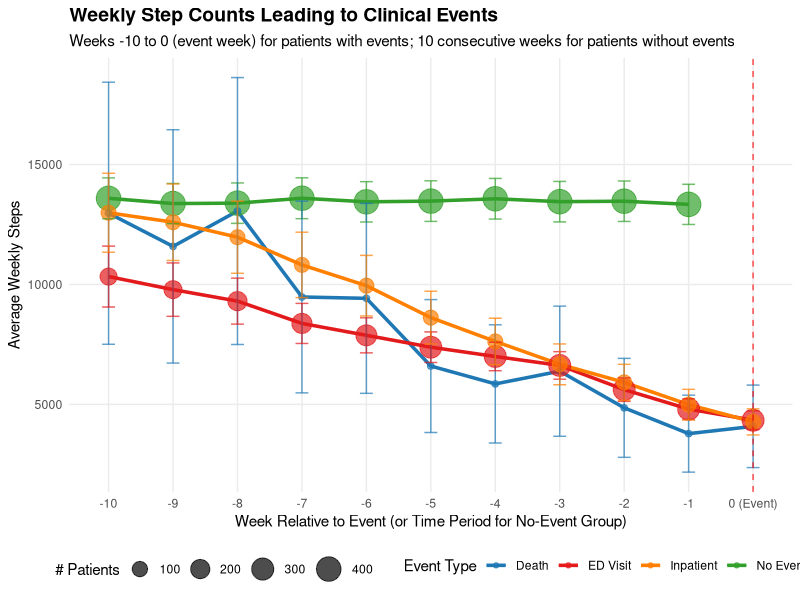
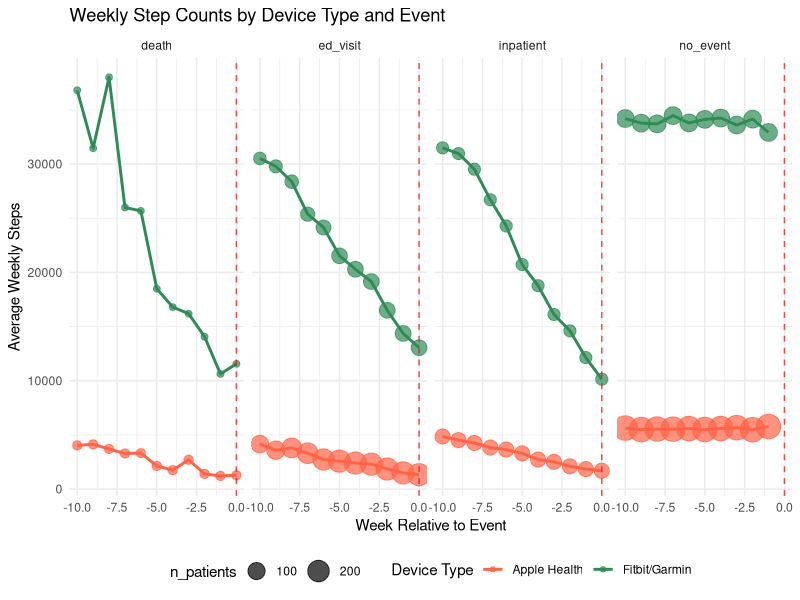

R code for these plots, in order:

library(dplyr)
library(lubridate)
library(tidyr)
library(ggplot2)
library(viridis)

'%!in%' <- function(x,y)!('%in%'(x,y))

set.seed(12)

# Parameters
n_patients <- 1000   # Number of synthetic patients

# Generate patient IDs
pat_id <- paste0("PAT_", sprintf("%04d", 1:n_patients))

# Generate patient-level characteristics
patient_chars <- tibble(
  pat_id = pat_id,
  date_first = sample(seq.Date(ymd("2022-01-01"), ymd("2024-06-01"), by = "day"), n_patients, replace = TRUE),
  obs_duration = sample(200:400, n_patients, replace = TRUE),
  date_last = date_first + obs_duration,
  obs_end = date_last + sample(0:30, n_patients, replace = TRUE),
  
  # Assign specific event probabilities
  has_ed_visit = sample(c(TRUE, FALSE), n_patients, replace = TRUE, prob = c(0.30, 0.70)),
  has_inpatient = sample(c(TRUE, FALSE), n_patients, replace = TRUE, prob = c(0.12, 0.90)),
  has_death = sample(c(TRUE, FALSE), n_patients, replace = TRUE, prob = c(0.02, 0.99)),
  
  # Determine primary event type (what we'll analyze as the "event")
  # Priority: death > inpatient > ed_visit > no_event
  event_type = case_when(
    has_death ~ "death",
    has_inpatient ~ "inpatient", 
    has_ed_visit ~ "ed_visit",
    TRUE ~ "no_event"
  ),
  has_event = event_type != "no_event",
  
  # Event timing - ensure proper ordering
  # ED visits: 30-100 days after start
  ed_visit_date = ifelse(has_ed_visit, 
                         as.numeric(date_first + sample(30:100, n_patients, replace = TRUE)),
                         NA),
  # Inpatient visits: 40-110 days after start (later than ED if both occur)
  inpatient_date = ifelse(has_inpatient,
                          as.numeric(date_first + sample(pmax(40, ifelse(has_ed_visit, 
                                                                         as.numeric(as.Date(ed_visit_date, origin = "1970-01-01") - date_first) + 5, 
                                                                         40)):110, n_patients, replace = TRUE)),
                          NA),
  # Deaths: can occur anytime 50-120 days after start
  # If patient has other events, death occurs 5+ days after the latest other event
  # If no other events, death can occur anytime in the 50-120 day range
  death_date = ifelse(has_death,
                      as.numeric(date_first + sample(
                        pmax(50, 
                             ifelse(has_inpatient, 
                                    as.numeric(as.Date(inpatient_date, origin = "1970-01-01") - date_first) + 5,
                                    ifelse(has_ed_visit,
                                           as.numeric(as.Date(ed_visit_date, origin = "1970-01-01") - date_first) + 5,
                                           50))):120, n_patients, replace = TRUE)),
                      NA),
  
  # Primary event date (for analysis - the first/most severe event)
  event_date = case_when(
    event_type == "death" ~ as.Date(death_date, origin = "1970-01-01"),
    event_type == "inpatient" ~ as.Date(inpatient_date, origin = "1970-01-01"),
    event_type == "ed_visit" ~ as.Date(ed_visit_date, origin = "1970-01-01"),
    TRUE ~ as.Date(NA)
  ),
  
  # Device assignment - create realistic mix of device ownership
  # 60% Apple only, 30% Fitbit/Garmin only, 10% have both
  device_profile = sample(c("apple_only", "fit_garmin_only", "both"), n_patients, 
                          replace = TRUE, prob = c(0.60, 0.30, 0.10)),
  has_apple = device_profile %in% c("apple_only", "both"),
  has_fit_garmin = device_profile %in% c("fit_garmin_only", "both"),
  
  # Primary device for step calculation (used when both devices present)
  primary_device = case_when(
    device_profile == "apple_only" ~ "apple",
    device_profile == "fit_garmin_only" ~ "fit_garmin", 
    device_profile == "both" ~ "fit_garmin"  # Prefer fit/garmin when both available
  )
)

# Expand to daily records
synthetic_daily <- patient_chars %>%
  rowwise() %>%
  mutate(
    dates = list(seq.Date(date_first, date_last, by = "day"))
  ) %>%
  unnest(cols = c(dates)) %>%
  ungroup() %>%
  rename(date = dates)

# Generate device-specific step data with realistic patterns
synthetic_daily <- synthetic_daily %>%
  mutate(
    # Base step count varies by individual patterns (device affects reporting, not actual activity)
    base_steps = rnorm(n(), 5000, 2000),
    
    # Add weekly patterns (lower on weekends)
    day_of_week_factor = case_when(
      weekdays(date) %in% c("Saturday", "Sunday") ~ 0.8,
      TRUE ~ 1.0
    ),
    
    # Add declining pattern for event patients
    days_to_event = ifelse(has_event, as.numeric(event_date - date), NA),
    event_decline_factor = case_when(
      !has_event ~ 1.0,
      days_to_event > 70 ~ 1.0,
      days_to_event <= 70 & days_to_event > 0 ~ 1.0 - (70 - days_to_event) * 0.01,
      days_to_event <= 0 ~ 0.3,
      TRUE ~ 1.0
    ),
    
    # Generate device-specific step columns based on device ownership
    ah_das_exercise_steps = ifelse(has_apple, 
                                   pmax(0, round(base_steps * day_of_week_factor * event_decline_factor + rnorm(n(), 0, 500))), 
                                   NA),
    fit_das_exercise_steps = ifelse(has_fit_garmin, 
                                    pmax(0, round(base_steps * day_of_week_factor * event_decline_factor + rnorm(n(), 0, 700))), 
                                    NA),
    # Some Fitbit users also have Garmin data (about 30% of fit_garmin users)
    gar_das_exercise_steps = ifelse(has_fit_garmin & runif(n()) < 0.3, 
                                    pmax(0, round(base_steps * day_of_week_factor * event_decline_factor + rnorm(n(), 0, 600))), 
                                    NA),
    
    # Generate event flags using the specific event dates
    ed = ifelse(has_ed_visit & date == as.Date(ed_visit_date, origin = "1970-01-01"), 1, 0),
    inpat_any = ifelse(has_inpatient & date == as.Date(inpatient_date, origin = "1970-01-01"), 1, 0),
    dod = ifelse(has_death & date == as.Date(death_date, origin = "1970-01-01"), as.character(date), NA),
    
    # Generate sleep and HR data
    ah_sleep_TOTAL_sec = ifelse(!is.na(ah_das_exercise_steps) & runif(n()) > 0.3, 
                                round(rnorm(n(), 22000, 4000)), NA),
    ah_wo_avgHR_bpm = ifelse(!is.na(ah_das_exercise_steps) & runif(n()) > 0.4, 
                             round(rnorm(n(), 90, 15)), NA),
    
    # Data day indicator
    data_day = ifelse(!is.na(ah_das_exercise_steps) | !is.na(fit_das_exercise_steps) | !is.na(gar_das_exercise_steps), 1, 0)
  ) %>%
  # Clean up negative values
  mutate(
    ah_das_exercise_steps = pmax(0, ah_das_exercise_steps, na.rm = TRUE),
    fit_das_exercise_steps = pmax(0, fit_das_exercise_steps, na.rm = TRUE),
    gar_das_exercise_steps = pmax(0, gar_das_exercise_steps, na.rm = TRUE),
    ah_sleep_TOTAL_sec = pmax(0, ah_sleep_TOTAL_sec, na.rm = TRUE),
    ah_wo_avgHR_bpm = pmax(40, pmin(200, ah_wo_avgHR_bpm), na.rm = TRUE)
  )

# Filter to only include data days
synthetic_daily <- synthetic_daily %>%
  filter(data_day == 1)

print("=== SYNTHETIC DATA SUMMARY ===")
print(paste("Total patients:", n_distinct(synthetic_daily$pat_id)))
print(paste("Total daily records:", nrow(synthetic_daily)))
print("Event distribution:")
print(table(synthetic_daily %>% distinct(pat_id, event_type) %>% pull(event_type)))
print("Device ownership distribution:")
print(table(synthetic_daily %>% distinct(pat_id, device_profile) %>% pull(device_profile)))
print("Device data availability:")
device_availability <- synthetic_daily %>% 
  distinct(pat_id, has_apple, has_fit_garmin) %>%
  summarise(
    apple_users = sum(has_apple),
    fitbit_garmin_users = sum(has_fit_garmin),
    both_devices = sum(has_apple & has_fit_garmin),
    .groups = "drop"
  )
print(device_availability)

# Verify event proportions
cat("\n=== EVENT PROPORTIONS VERIFICATION ===\n")
event_summary <- synthetic_daily %>% 
  distinct(pat_id, has_ed_visit, has_inpatient, has_death) %>%
  summarise(
    total_patients = n(),
    ed_visits = sum(has_ed_visit, na.rm = TRUE),
    inpatient_stays = sum(has_inpatient, na.rm = TRUE), 
    deaths = sum(has_death, na.rm = TRUE),
    ed_pct = round(100 * sum(has_ed_visit, na.rm = TRUE) / n(), 1),
    inpat_pct = round(100 * sum(has_inpatient, na.rm = TRUE) / n(), 1),
    death_pct = round(100 * sum(has_death, na.rm = TRUE) / n(), 1)
  )
print(event_summary)

# ============================================================================
# EVENT-BASED ANALYSIS (Mimicking your original plotting script)
# ============================================================================

# Device prioritization: Combine fit/garmin as priority over apple
cohort_steps_processed <- synthetic_daily %>%
  mutate(
    # Prioritize fit/garmin over apple: take max of fit/garmin, then prefer that over apple
    fit_garmin_steps = pmax(fit_das_exercise_steps, gar_das_exercise_steps, na.rm = TRUE),
    apple_steps = ah_das_exercise_steps,
    # Final step count: prefer fit/garmin if available, otherwise apple
    final_steps = coalesce(fit_garmin_steps, apple_steps),
    # Device used
    device_used = case_when(
      apple_steps > 0 ~ "apple",
      fit_garmin_steps > 0 ~ "fit_garmin",
      TRUE ~ NA_character_
    )
  ) %>%
  filter(!is.na(final_steps)) %>%
  # Remove the has_event variable to avoid conflicts with first_events
  select(-has_event, -event_type)

# Identify first event date for each patient
first_events <- cohort_steps_processed %>%
  group_by(pat_id) %>%
  dplyr::summarise(
    # Find first ED visit
    first_ed_date = if_else(max(ed, na.rm = T) > 0, min(date[ed == 1], na.rm = T), as.Date(NA)),
    # Find first inpatient visit
    first_inpat_date = if_else(max(inpat_any, na.rm = T) > 0, 
                               min(date[inpat_any == 1], na.rm = T), 
                               as.Date(NA)),
    # Find death date
    death_date = first(death_date),
    .groups = "drop"
  )  
first_events <- first_events %>%
  rowwise() %>%
  mutate(
    # Find the earliest event
    first_event_date = min(c(first_ed_date, first_inpat_date, death_date), na.rm = TRUE),
    event_type = case_when(
      is.infinite(first_event_date) ~ "no_event",
      first_event_date == first_ed_date ~ "ed_visit",
      first_event_date == first_inpat_date ~ "inpatient", 
      first_event_date == death_date ~ "death",
      TRUE ~ "unknown"
    ),
    has_event = !is.infinite(first_event_date)
  ) %>%
  ungroup()

# Ensure we have adequate control group representation
set.seed(123)
control_patients <- first_events %>%
  filter(event_type == "no_event") %>%
  slice_sample(n = min(nrow(.), max(200, sum(first_events$has_event == TRUE))))

# Update first_events to include selected controls
first_events <- bind_rows(
  first_events %>% filter(has_event == TRUE),
  control_patients
)

# Create random start weeks for control patients
control_start_weeks <- first_events %>%
  filter(has_event == FALSE) %>%
  left_join(
    cohort_steps_processed %>%
      group_by(pat_id) %>%
      summarise(
        min_date = min(date),
        max_date = max(date),
        total_weeks = floor(as.numeric(max(date) - min(date)) / 7),
        .groups = "drop"
      ),
    by = "pat_id"
  ) %>%
  filter(total_weeks >= 10) %>%
  mutate(
    random_start_week = floor(runif(n()) * pmax(1, total_weeks - 9))
  ) %>%
  select(pat_id, random_start_week)

# Event-based weekly analysis
event_analysis <- cohort_steps_processed %>%
  left_join(first_events, by = "pat_id") %>%
  left_join(control_start_weeks, by = "pat_id") %>%
  group_by(pat_id) %>%
  mutate(
    # For patients with events: calculate weeks relative to event (week 0 = week of event)
    weeks_to_event = if_else(has_event == TRUE, 
                             floor(as.numeric(date - first_event_date) / 7),
                             NA_real_),
    # For patients without events: use the pre-calculated random start week
    weeks_from_start = if_else(has_event == FALSE,
                               floor(as.numeric(date - min(date)) / 7),
                               NA_real_),
    weeks_relative = if_else(has_event == FALSE & !is.na(random_start_week),
                             weeks_from_start - random_start_week,
                             weeks_to_event)
  ) %>%
  ungroup() %>%
  # Filter to relevant time windows
  filter(
    (has_event == TRUE & weeks_to_event >= -10 & weeks_to_event <= 0) |
      (has_event == FALSE & !is.na(weeks_relative) & weeks_relative >= 0 & weeks_relative <= 9)
  ) %>%
  # Standardize the week variable for analysis
  mutate(
    analysis_week = if_else(has_event == TRUE, weeks_to_event, weeks_relative - 10)
  )

# Weekly summary for event analysis
steps_weekly_events <- event_analysis %>%
  group_by(pat_id, analysis_week, has_event, event_type, device_used) %>%
  summarise(
    weekly_steps = sum(final_steps, na.rm = TRUE),
    days_with_data = n(),
    .groups = "drop"
  ) %>%
  # Only include weeks with at least 3 days of data
  filter(days_with_data >= 3) %>%
  # Remove extreme outliers
  filter(weekly_steps / days_with_data <= 30000)

# ============================================================================
# RECREATE THE GRAPHS
# ============================================================================

# GRAPH 1: Main event-based plot
steps_weekly_summary <- steps_weekly_events %>%
  group_by(analysis_week, has_event, event_type) %>%
  summarise(
    mean_steps = mean(weekly_steps, na.rm = TRUE),
    median_steps = median(weekly_steps, na.rm = TRUE),
    n_patients = n_distinct(pat_id),
    se_steps = sd(weekly_steps, na.rm = TRUE) / sqrt(n_patients),
    .groups = "drop"
  ) %>%
  filter(n_patients >= 4)

# Main plot: Steps leading up to events
plot1 <- ggplot(steps_weekly_summary, aes(x = analysis_week, y = mean_steps, color = event_type)) +
  geom_line(size = 1.2) +
  geom_point(aes(size = n_patients), alpha = 0.7) +
  geom_errorbar(aes(ymin = mean_steps - se_steps, ymax = mean_steps + se_steps), 
                width = 0.2, alpha = 0.7) +
  geom_vline(xintercept = 0, linetype = "dashed", color = "red", alpha = 0.7) +
  scale_x_continuous(
    breaks = -10:0,
    labels = c("-10", "-9", "-8", "-7", "-6", "-5", "-4", "-3", "-2", "-1", "0 (Event)")
  ) +
  scale_color_manual(
    values = c("ed_visit" = "#E31A1C", "inpatient" = "#FF7F00", "death" = "#1F78B4", "no_event" = "#33A02C"),
    labels = c("ed_visit" = "ED Visit", "inpatient" = "Inpatient", "death" = "Death", "no_event" = "No Event"),
    name = "Event Type"
  ) +
  scale_size_continuous(name = "# Patients", range = c(2, 8)) +
  labs(
    title = "Weekly Step Counts Leading to Clinical Events",
    subtitle = "Weeks -10 to 0 (event week) for patients with events; 10 consecutive weeks for patients without events",
    x = "Week Relative to Event (or Time Period for No-Event Group)",
    y = "Average Weekly Steps"
  ) +
  theme_minimal() +
  theme(
    plot.title = element_text(size = 14, face = "bold"),
    plot.subtitle = element_text(size = 11),
    legend.position = "bottom",
    panel.grid.minor = element_blank()
  )

print(plot1)

# GRAPH 2: Steps by Device Type and Event
steps_by_device <- steps_weekly_events %>%
  group_by(analysis_week, has_event, event_type, device_used) %>%
  summarise(
    mean_steps = mean(weekly_steps, na.rm = TRUE),
    n_patients = n_distinct(pat_id),
    .groups = "drop"
  ) %>%
  filter(n_patients >= 3)

plot2 <- ggplot(steps_by_device, aes(x = analysis_week, y = mean_steps, color = device_used)) +
  geom_line(size = 1) +
  geom_point(aes(size = n_patients), alpha = 0.7) +
  geom_vline(xintercept = 0, linetype = "dashed", color = "red", alpha = 0.7) +
  facet_grid(cols = vars(event_type)) +
  scale_color_manual(
    values = c("fit_garmin" = "#2E8B57", "apple" = "#FF6347"),
    labels = c("fit_garmin" = "Fitbit/Garmin", "apple" = "Apple Health"),
    name = "Device Type"
  ) +
  scale_size_continuous(name = "n_patients", range = c(2, 8)) +
  labs(
    title = "Weekly Step Counts by Device Type and Event",
    x = "Week Relative to Event",
    y = "Average Weekly Steps"
  ) +
  theme_minimal() +
  theme(legend.position = "bottom")

print(plot2)

# Print summary statistics
cat("\n=== ANALYSIS SUMMARY ===\n")
print("Event counts:")
print(table(first_events$event_type))
print("\nSample sizes by event type:")
print(steps_weekly_events %>% group_by(event_type) %>% summarise(n_patients = n_distinct(pat_id), .groups = "drop"))

cat("\n=== SYNTHETIC DATA GENERATION COMPLETE ===\n")
cat("Generated", nrow(synthetic_daily), "daily records for", n_distinct(synthetic_daily$pat_id), "patients\n")
cat("Event-based analysis includes declining step patterns leading to events\n")
cat("Device model: 60% Apple only, 30% Fitbit/Garmin only, 10% have both devices\n")
cat("Device prioritization: Fitbit/Garmin preferred over Apple when both available\n")
cat("Deaths without prior healthcare events: ~40% of deaths occur without ED/inpatient visits\n")
